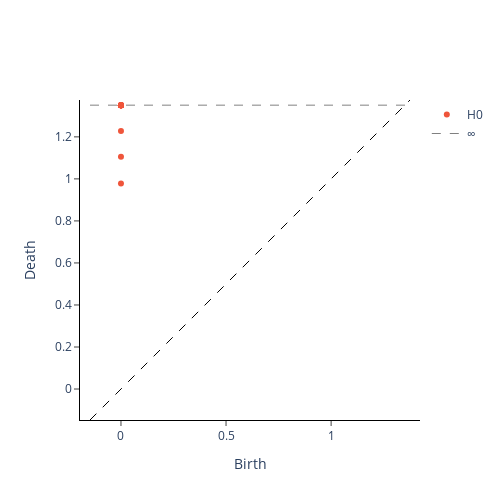

Notebook code for this chart:
### Markdown cell above
## Ориентированный вариант

### Code cell
from gtda.homology import FlagserPersistence
X_ggd = GraphGeodesicDistance(directed=True).fit_transform(relevance)
FlagserPersistence(directed=True).fit_transform_plot(X_ggd)

### Figure 1 — Plotly figure (JSON) as saved in the notebook; plotly's stock layout.template omitted (floating-point values rounded to 4 significant figures)
{"data": [{"hoverinfo": "none", "line": {"color": "black", "dash": "dash", "width": 1}, "mode": "lines", "showlegend": false, "type": "scatter", "x": [-0.1474, 1.375], "y": [-0.1474, 1.375]}, {"hoverinfo": "text", "hovertext": ["(0.0, 0.9781815409660339)", "(0.0, 1.1052101850509644)", "(0.0, 1.2280452251434326)", "(0.0, inf), multiplicity: 17", "(0.0, inf), multiplicity: 17", "(0.0, inf), multiplicity: 17", "(0.0, inf), multiplicity: 17", "(0.0, inf), multiplicity: 17", "(0.0, inf), multiplicity: 17", "(0.0, inf), multiplicity: 17", "(0.0, inf), multiplicity: 17", "(0.0, inf), multiplicity: 17", "(0.0, inf), multiplicity: 17", "(0.0, inf), multiplicity: 17", "(0.0, inf), multiplicity: 17", "(0.0, inf), multiplicity: 17", "(0.0, inf), multiplicity: 17", "(0.0, inf), multiplicity: 17", "(0.0, inf), multiplicity: 17", "(0.0, inf), multiplicity: 17"], "mode": "markers", "name": "H0", "type": "scatter", "x": [0, 0, 0, 0, 0, 0, 0, 0, 0, 0, 0, 0, 0, 0, 0, 0, 0, 0, 0, 0], "y": [0.9782, 1.105, 1.228, 1.351, 1.351, 1.351, 1.351, 1.351, 1.351, 1.351, 1.351, 1.351, 1.351, 1.351, 1.351, 1.351, 1.351, 1.351, 1.351, 1.351]}, {"hoverinfo": "text", "hovertext": [], "mode": "markers", "name": "H1", "type": "scatter", "x": [], "y": []}, {"hoverinfo": "none", "line": {"color": "black", "dash": "dash", "width": 0.5}, "mode": "lines", "name": "∞", "showlegend": true, "type": "scatter", "x": [-0.1474, 1.375], "y": [1.351, 1.351]}], "layout": {"height": 500, "plot_bgcolor": "white", "width": 500, "xaxis": {"autorange": false, "exponentformat": "e", "linecolor": "black", "linewidth": 1, "mirror": false, "range": [-0.1474, 1.375], "showexponent": "all", "showline": true, "side": "bottom", "ticks": "outside", "title": {"text": "Birth"}, "type": "linear", "zeroline": true}, "yaxis": {"autorange": false, "exponentformat": "e", "linecolor": "black", "linewidth": 1, "mirror": false, "range": [-0.1474, 1.375], "scaleanchor": "x", "scaleratio": 1, "showexponent": "all", "showline": true, "side": "left", "ticks": "outside", "title": {"text": "Death"}, "type": "linear", "zeroline": true}}}
